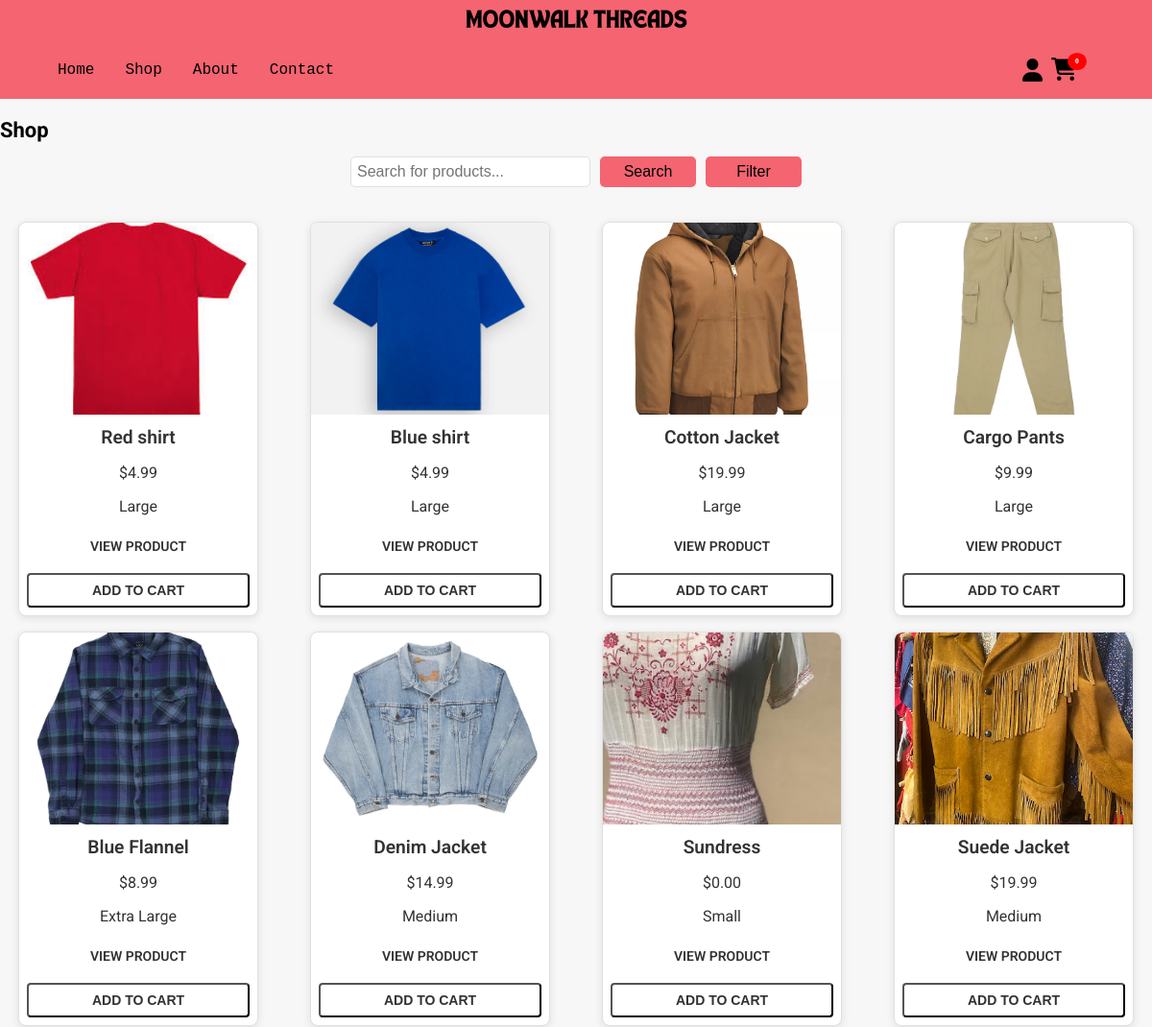
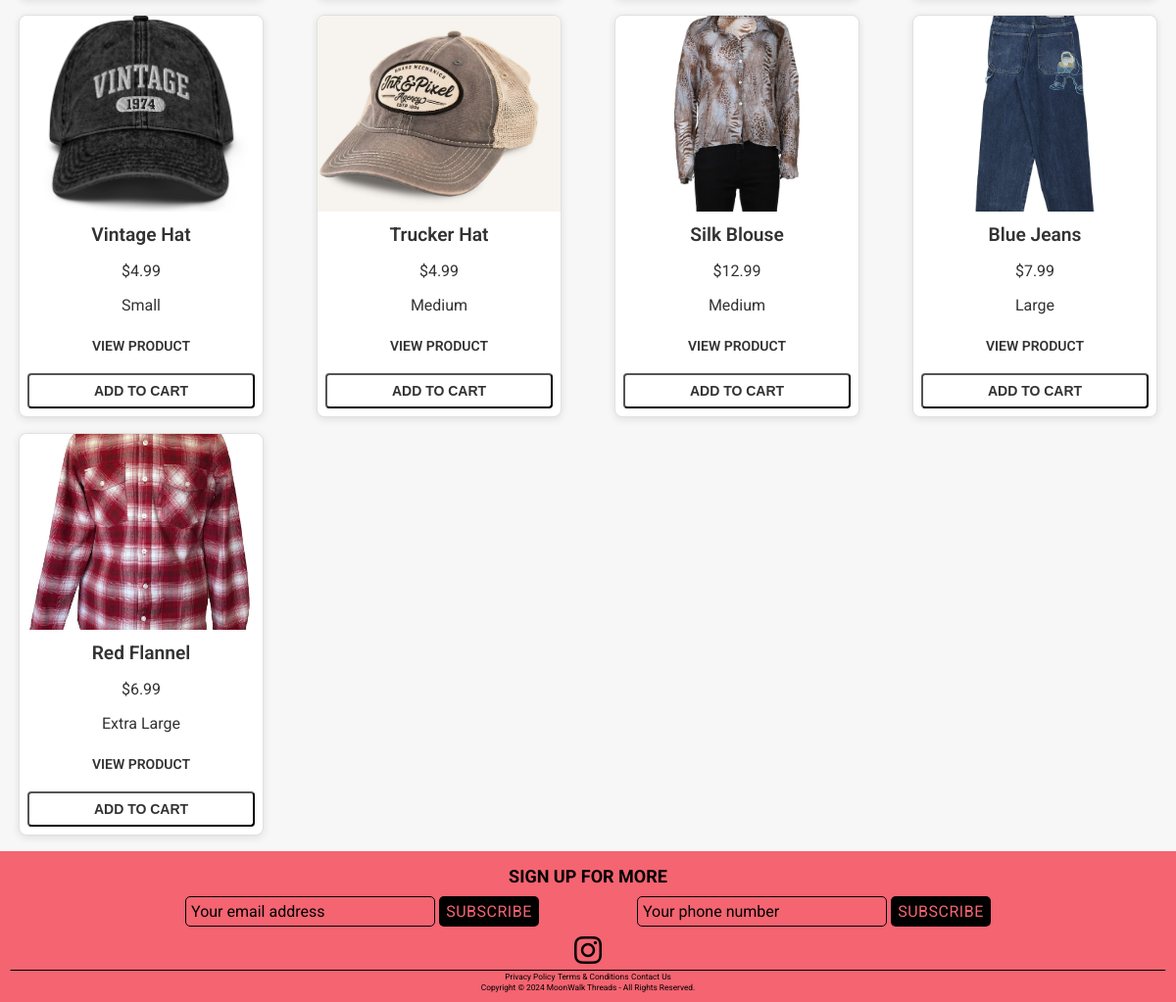
The app's page /shop/ with its own data (2 pictures, top to bottom).
### myapp/models.py (models this page shows, shortened)
class Product(models.Model):
    name = models.CharField(max_length=100)
    price= models.DecimalField(default=0, decimal_places=2, max_digits=6)
    category = models.ForeignKey(Category, on_delete=models.CASCADE, default=1)
    size = models.CharField(max_length=20)
    description = models.CharField(max_length=250, default='', blank=True, null=True)
    image = models.ImageField(upload_to='uploads/product/')
    featured = models.BooleanField(default=False)

### myapp/views.py (the view)
# urls.py: path('shop/', views.shop, name='shop'),
def shop(request, foo=None):
    if foo:
        foo = foo.replace('-', ' ')
        try:
            category = Category.objects.get(name=foo)
            products = Product.objects.filter(category=category)
        except Category.DoesNotExist:
            messages.success(request, ("Category Doesn't Exist!"))
            return redirect('shop')
    else:
        products = Product.objects.all()
        category = None  # No category selected
    categories = Category.objects.all()  # Pass all categories to the template
    return render(request, 'shop.html', {'products': products, 'category': category, 'categories': categories})

### myapp/context_processors.py (called while the page is built)
def cart_context(request):
    cart_items = []
    cart_item_count = 0
    total_price = 0
    if request.path.startswith("/admin/"):
        return {}  # ✅ Prevent errors in Django Admin
    if request.user.is_authenticated:
        customer = getattr(request.user, "customer", None)  # ✅ Use customer instead of user
        if customer:
            cart_items = Cart.objects.filter(customer=customer)
    else:
        session_key = request.session.session_key
        if session_key:
            cart_items = Cart.objects.filter(session_key=session_key)
    cart_item_count = len(cart_items)
    total_price = sum(item.product.price for item in cart_items)
    return {
        "cart_items": cart_items,
        "cart_item_count": cart_item_count,
        "total_price": total_price,
    }

### myapp/templates/shop.html (shortened to what this page needs)
{% extends 'base.html' %}
{% block content %}
<h1>Shop</h1>
<div class="shop-search-filter">
    <form id="search-form" method="GET" action="{% if category %}{% url 'shop-category' category.name %}{% else %}{% url 'shop' %}{% endif %}">
        <input type="text" name="q" placeholder="Search for products..." value="{{ search_query }}" class="shop-search-input">
    </form>
    <div class="shop-button-container">
        <button class="shop-button" type="button" onclick="submitSearch()">Search</button>
        <div class="shop-filter-wrapper">
            <button class="shop-button" onclick="toggleDropdown()">Filter</button>
        </div>
    </div>
</div>
<section class="shop-product-section">
    <div class="shop-product-grid">
        {% for product in products %}
        <div class="shop-product-card">
            <img class="shop-product-image" src="{{ product.image.url }}" alt="Product Image" />
            <div class="shop-product-body">
                <h5 class="shop-product-title">{{ product.name }}</h5>
                <p class="shop-product-price">${{ product.price }}</p>
                <p class="shop-product-price">{{ product.size }}</p>
            </div>
            <div class="shop-product-footer">
                <a class="btn btn-outline-dark" href="{% url 'productDetails' product.id %}">View Product</a>
                <button class="btn btn-outline-dark shop-add-to-cart-btn" data-id="{{ product.id }}">Add to Cart</button>
            </div>
        </div>
        {% endfor %}
    </div>
</section>
{% endblock %}

### static/css/homestyles.css (style rules this page uses)
body { margin: 0; font-family: var(--font); }
* { --background_color: #F46471; --font: 'Roboto', sans-serif; --visibile: True; --font_color_title: #FFFFFF; --font_color_timer: #000000; --drop_title: "Spooky Halloween Apparel"; }
a { font-size: 1rem; color: #000; text-decoration: none; }
h1 { text-align: left; font-size: 22px; margin-top: 20px; }

### static/css/shopstyles.css (style rules this page uses)
:root { --border-color: #E0E0E0; --font-color: #333333; --hover-scale: 1.05; --button-color: #333333; --button-border-color: #333333; --button-hover-color: #F46471; }
.shop-search-filter { display: flex; align-items: center; flex-wrap: wrap; gap: 10px; justify-content: center; width: 100%; margin-bottom: 20px; }
.shop-search-input { padding: 6px; font-size: 16px; border: 1px solid var(--border-color); border-radius: 5px; width: 250px; }
.shop-button-container { display: flex; flex-direction: row; justify-content: center; gap: 10px; }
.shop-filter-wrapper { position: relative; }
.shop-button { font-size: 16px; background-color: #F46471; color: #000; border: 1px solid transparent; border-radius: 5px; min-width: 100px; min-height: 32px; cursor: pointer; }
.shop-product-section { padding: 1rem 0; }
.shop-product-grid { display: grid; grid-template-columns: repeat(auto-fill, minmax(240px, 1fr)); justify-items: center; gap: 16px; }
.shop-product-card { flex: 0 0 auto; width: 250px; border: 1px solid var(--border-color); border-radius: 8px; transition: transform 0.3s ease; box-shadow: 0 2px 8px rgba(0, 0, 0, 0.1); overflow: hidden; text-align: center; scroll-snap-align: center; background-color: #fff; }
.shop-product-image { width: 100%; height: 200px; object-fit: cover; border-top-left-radius: 8px; border-top-right-radius: 8px; }
.shop-product-title { font-size: 1.2rem; color: var(--font-color); margin: 0.5rem 0 0.3rem; font-weight: 600; }
.shop-product-price { font-size: 1rem; color: var(--font-color); margin-bottom: 0.5rem; }
.shop-product-footer { display: flex; flex-direction: column; gap: 12px; padding: 0.5rem; }
.shop-product-footer .btn { width: 100%; padding: 0.5rem 1rem; text-align: center; border-radius: 4px; font-size: 0.875rem; font-weight: 600; color: var(--button-color); transition: background-color 0.3s, color 0.3s; text-transform: uppercase; }
.shop-add-to-cart-btn { background-color: transparent; color: #000; cursor: pointer; }

### static/css/products.css (style rules this page uses)
:root { --border-color: #E0E0E0; --font-color: #333333; --hover-scale: 1.05; --button-color: #333333; --button-border-color: #333333; --button-hover-color: #F46471; }

### static/css/cart.css (style rules this page uses)
body { font-family: "Roboto", sans-serif; background-color: #f7f7f7; margin: 0; padding: 0; }
* { --font: Roboto; --visibile: True; }

### static/css/checkout.css (style rules this page uses)
* { box-sizing: border-box; }

### static/css/productDetails.css (style rules this page uses)
:root { --border-color: #E0E0E0; --font-color: #333333; --hover-scale: 1.05; --button-color: #333333; --button-border-color: #333333; --button-hover-color: #F46471; }

### records on screen
Product: image (picture), name "Red shirt", price "4.99", size "Large"
Product: image (placeholder picture), name "Blue shirt", price "4.99", size "Large"
Product: image (picture), name "Cotton Jacket", price "19.99", size "Large"
Product: image (picture), name "Cargo Pants", price "9.99", size "Large"
Product: image (picture), name "Blue Flannel", price "8.99", size "Extra Large"
Product: image (picture), name "Denim Jacket", price "14.99", size "Medium"
Product: image (picture), name "Sundress", price "0.00", size "Small"
Product: image (picture), name "Suede Jacket", price "19.99", size "Medium"
Product: image (picture), name "Vintage Hat", price "4.99", size "Small"
Product: image (picture), name "Trucker Hat", price "4.99", size "Medium"
Product: image (picture), name "Silk Blouse", price "12.99", size "Medium"
Product: image (picture), name "Blue Jeans", price "7.99", size "Large"
Product: image (picture), name "Red Flannel", price "6.99", size "Extra Large"
